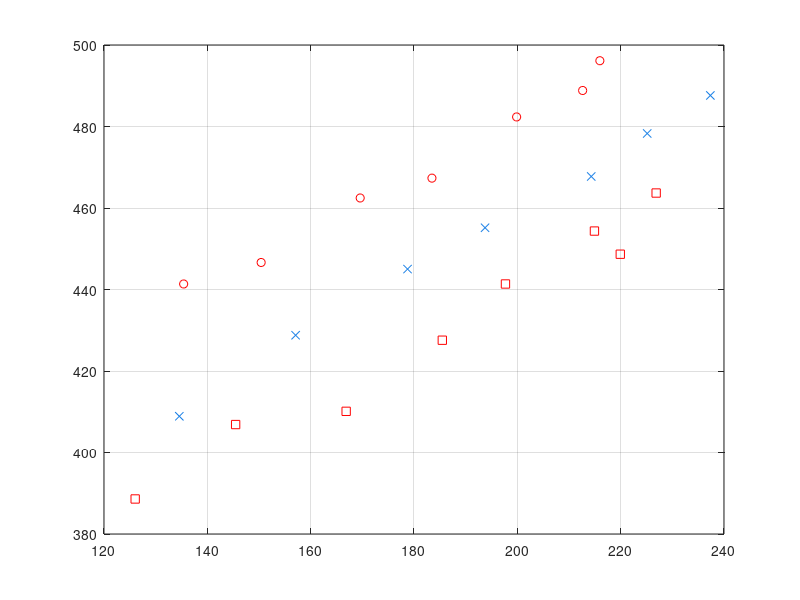
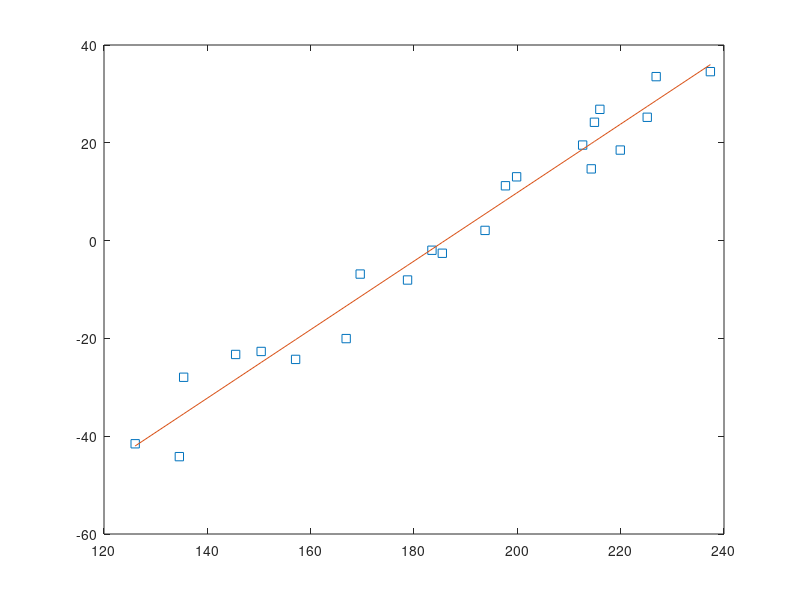
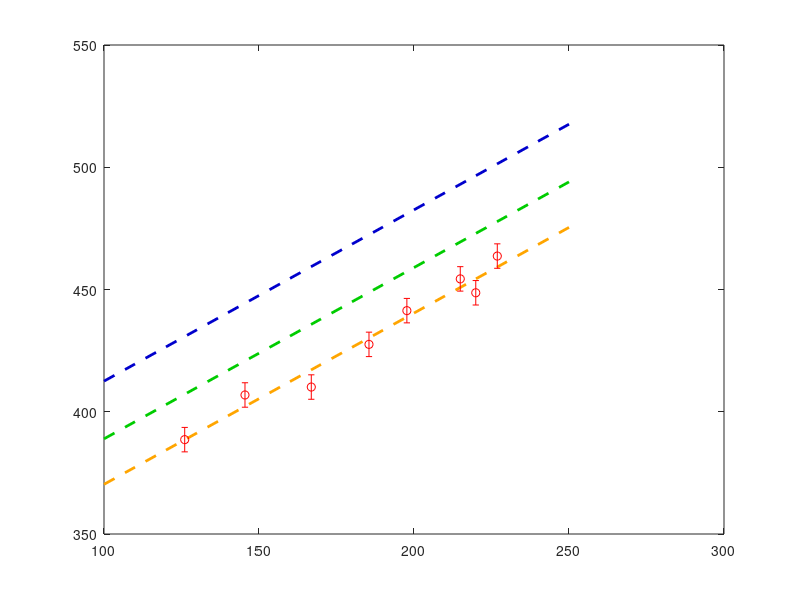

The MATLAB script that drew these images, in order: (Note: this script raises an error after producing the figures.)
close all
clear
clc

a = load('T_01.txt');
I1 = a(:,1);
T1 = a(:,2);

a = load('T_02.txt');
I2 = a(:,1);
T2 = a(:,2);

a = load('T_03.txt');
I3 = a(:,1);
T3 = a(:,2);

% see the data
figure(1)
plot(I1,T1,'sr')
hold all
grid on
plot(I2,T2,'x','color',[0.1 0.5 0.9])
plot(I3,T3,'or')
ylim([380 500])

%%
t1 = T1-mean(T1);
t2 = T2-mean(T2);
t3 = T3-mean(T3);

%% fit
I = vertcat(I1,I2,I3);
T = vertcat(t1,t2,t3);
[I,ind] = sort(I)
T = T(ind);
clear ind

[p,S] = polyfit(I,T,1);
Rinv = inv(S.R);
C = (Rinv*Rinv')*S.normr^2/S.df

[y,delta] = polyval(p,0,S)

figure(2)
clf
plot(I,T,'s')
hold all
plot(I,polyval(p,I))

%% with this slope get the best origin
p1 = [p(1) mean(T1-p(1).*I1)]; % best fit with fixed slope p(1) for T1
p2 = [p(1) mean(T2-p(1).*I2)]; % best fit with fixed slope p(1) for T2
p3 = [p(1) mean(T3-p(1).*I3)]; % best fit with fixed slope p(1) for T3


[y1 delta1]=polyval(p1,0,S)
[y2 delta2]=polyval(p2,0,S)
[y3 delta3]=polyval(p3,0,S)


% %%
% x = -max(I):1:max(I);
% [yaux d] = polyval(p1,x,S);
% figure
% plot(x,yaux)
% hold all
% plot(x,yaux+d)
% plot(x,yaux-d)

x = 100:10:250;
ms = 10;
% plot
figure(3)
clf
set(gcf,'units','centimeters')
set(gcf,'position',[10 20 85*3 55*3]/10)
% plot the fits
plot(x,polyval(p1,x),'--','color',[255 165 0]/255,'linewidth',2)
hold all
plot(x,polyval(p2,x),'--','color',[0 204 0]/255,'linewidth',2)
plot(x,polyval(p3,x),'--','color',[0 0 204]/255,'linewidth',2)

errores = true;
if errores== false
    hh1 = plot(I1,T1,'or','color',[255 165 0]/255,'linewidth',2,'markersize',ms,'markerfacecolor','w');
    hh2 = plot(I2,T2,'^','color',[0 204 0]/255,'linewidth',2,'markersize',ms,'markerfacecolor','w');
    hh3 = plot(I3,T3,'sr','color',[0 0 204]/255,'linewidth',2,'markersize',ms,'markerfacecolor','w');
else
    hh1 = errorbar(I1,T1,ones(size(I1)).*5,'or','color',[255 165 0]/255,'linewidth',2,'markersize',ms,'markerfacecolor','w');
    hh2 = errorbar(I2,T2,ones(size(I2)).*5,'^','color',[0 204 0]/255,'linewidth',2,'markersize',ms,'markerfacecolor','w');
    hh3 = errorbar(I3,T3,ones(size(I3)).*5,'sr','color',[0 0 204]/255,'linewidth',2,'markersize',ms,'markerfacecolor','w');
end
ylim([380 500])

% xlabel('Laser power [\muW]','FontSize',20)
% ylabel('Temperature [T]','FontSize',20)
set(gca,'linewidth',3)
set(gca,'fontsize',16)
lll=legend([hh1 hh2 hh3],{'20 ^oC','40 ^oC','60 ^oC'});
set(lll,'location','northwest')

% saveas(gcf,'TvsInt','fig')
% saveas(gcf,'TvsInt','pdf')


%% 
Treal = [293 313 333];
Tmea = [p1(2) p2(2) p3(2)];
sTmea = 8*ones(size(Tmea));



v = [280 343];
figure(4)
set(gcf,'units','centimeters')
set(gcf,'position',[10 20 25*5 18*5]/10)
clf
errorbar(Treal,Tmea,sTmea/2,'s','linewidth',2,'color',[0 0 204]/255,'markersize',ms,'MarkerEdgeColor',[0 0 204]/255,...
    'MarkerFaceColor',[0 0 204]/255)
hold all
plot(v,v,'r','linewidth',2)
xlim(v)
ylim([280 360])
plot(v,v+ori,'--','linewidth',2')
% xlabel('Temperature flow cell [T]','FontSize',20)
% ylabel('Extracted Temperature [T]','FontSize',20)
set(gca,'linewidth',3)
set(gca,'fontsize',16)
xticks(280:20:340)
yticks(280:20:360)

% saveas(gcf,'Inset','fig')
% saveas(gcf,'Inset','pdf')
%% from aquiles
p1a =[0.71225756  298.08501504];
p2a =[0.71225756  316.62098401];
p3a =[0.71225756  340.344689644];
% Tmea_a = [298.08501504  316.62098401  340.34468964]; %witout specifiy tol
% with tol 1e-3 in the jupyter program
Tmea_a = [296  315  339]
sTmea_a = 6*ones(size(Tmea_a));
ori = mean(Tmea_a-Treal);

Treal

figure(5)
set(gcf,'units','centimeters')
set(gcf,'position',[10 20 25*5 18*5]/10)
clf
plot(v,v+ori,'--','linewidth',2','color',[0 0 204]/255)
hold all
plot(v,v,'r','linewidth',2)
errorbar(Treal,Tmea_a,sTmea_a/2,'s','linewidth',2,'color',[0 0 204]/255,'markersize',ms,'MarkerEdgeColor',[0 0 204]/255,...
    'MarkerFaceColor','w')



% xlabel('Temperature flow cell [T]','FontSize',20)
% ylabel('Extracted Temperature [T]','FontSize',20)
set(gca,'linewidth',3)
set(gca,'fontsize',16)
xticks(280:20:340)
yticks(280:20:360)
xlim(v)
ylim([280 360])
saveas(gcf,'Inset_a','fig')
saveas(gcf,'Inset_a','pdf')

